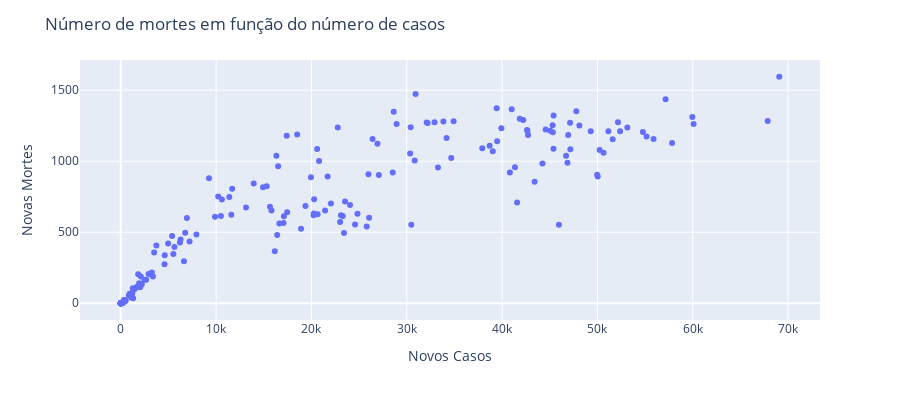

The notebook cell this image was saved under:
### Code cell
disp = px.scatter(x=covidbrasil.new_cases, y=covidbrasil.new_deaths)
disp.update_layout(width=900,height=400,title_text='Número de mortes em função do número de casos')
disp.update_xaxes(title = 'Novos Casos')
disp.update_yaxes(title = 'Novas Mortes')
disp.show()

### Figure 1 — Plotly figure (JSON) as saved in the notebook; plotly's stock layout.template omitted (floating-point values rounded to 4 significant figures; data arrays with more than 128 entries replaced by an {"elided": "..."} marker saying what was removed)
{"data": [{"hovertemplate": "x=%{x}<br>y=%{y}<extra></extra>", "legendgroup": "", "marker": {"color": "#636efa", "symbol": "circle"}, "mode": "markers", "name": "", "orientation": "v", "showlegend": false, "type": "scatter", "x": {"elided": "192 int values"}, "xaxis": "x", "y": {"elided": "192 int values"}, "yaxis": "y"}], "layout": {"height": 400, "legend": {"tracegroupgap": 0}, "margin": {"t": 60}, "title": {"text": "Número de mortes em função do número de casos"}, "width": 900, "xaxis": {"anchor": "y", "domain": [0, 1], "title": {"text": "Novos Casos"}}, "yaxis": {"anchor": "x", "domain": [0, 1], "title": {"text": "Novas Mortes"}}}}
